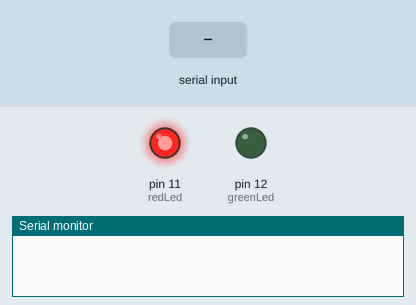
A sketch run on a simulated Arduino Uno, built with avr-gcc and run on an emulated ATmega328P. Shown: output pins drawn as LEDs (lit = HIGH), the last lines printed to the serial monitor. Inputs (shaded band) come from the test bench. Random numbers use the default seed unless the sketch sets one.

Above: at 1.2 s.
1.3 s: "R" received over Serial
At 3.5 s:
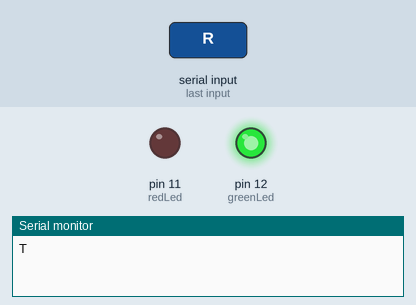
3.8 s: "G" received over Serial
At 4.6 s:
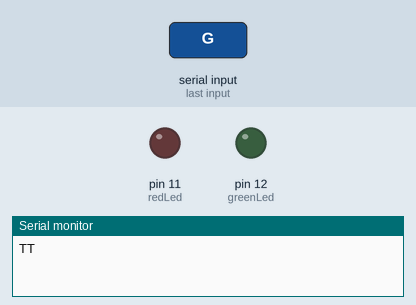
Timing chart, 0 to 6.8 s (numbered marks = the images above; inputs shaded):
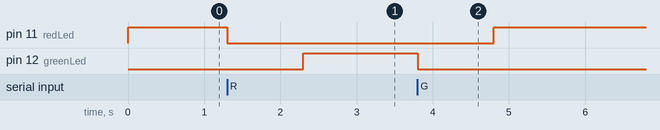

The sketch:

ops-program-4-henry-shi-game-receiver-v2.ino
```cpp
/*
 * OPS Project 4: Arduino Uno microcontroller serial comms
 * Transmitter and Receiver arduino
 * by Henry Shi
 *
 * Circuit 1 (receiver):
 * - RX connected to other Arduino TX
 * - TX connected to other Arduino RX
 * - GND connected to other Arduino GND
 * - pin 12 (D12) connected to LED in series with 1300 ohm resistor
 *
 * Circuit 2 (transmitter):
 * - RX connected to other Arduino TX
 * - TX connected to other Arduino RX
 * - GND connected to other Arduino GND
 *
 * Any Serial.print() and Serial.println() statements
 * in transmitter code will be executed by receiver
 */

// Define LED pins
#define redLed 11
#define greenLed 12

long randNum;               // random long number
char byteRead;              // character read from bufer
char currentLed;            // LED that is on
bool buttonPressed = false; // Is button pressed?
char isCorrect;             // Is correct button pressed? (T or F character)
int whileCounter = 0;       // counts the number of while loop iterations

void setup() {
  /* Set LED pin to output mode */
  pinMode(redLed, OUTPUT);
  pinMode(greenLed, OUTPUT);

  // Activate Serial protocol
  Serial.begin(9600);
  while(!Serial) {
    ; // null, waiting for serial port to connect
  }

  // Activate RNG
  randomSeed(analogRead(0));
}

/* code for receiver Arduino */
void loop() {
  randNum = random(2);
  // randomly turn on an LED
  if (randNum == 0) {
    digitalWrite(redLed, HIGH);
    currentLed = 'R';
  } else {
    digitalWrite(greenLed, HIGH);
    currentLed = 'G';
  }
  // loop while button is not pressed
  while (!buttonPressed) {
    // check if there's button press data available to read
    if (Serial.available() > 0) {
      // read the first byte from the receive buffer
      byteRead = Serial.read();

      // If the "red" button is pressed
      if (byteRead == 'R') {
//        Serial.println("red");
        ledOff();   // turn off LEDs
        buttonPressed = true;
        if (byteRead == currentLed) {
          isCorrect = 'T';
        } else {
          isCorrect = 'F';
        }
//        Serial.print("isCorrect: ");
//        Serial.println(isCorrect);
        // send out the "isCorrect" character
        Serial.write(isCorrect);
      }
      // If the "green" button is pressed
      else if (byteRead == 'G') {
//        Serial.println("green");
        ledOff();
        buttonPressed = true;
        if (byteRead == currentLed) { // if correct button is pressed
          isCorrect = 'T';
        } else {
          isCorrect = 'F';
        }
//        Serial.print("isCorrect: ");
//        Serial.println(isCorrect);
        // send out the "isCorrect" character
        Serial.write(isCorrect);
      }
    }
    else {
      //Serial.println("no data available to read");
    }
  }

  // reset variables
  buttonPressed = false;    // reset buttonPressed state
  isCorrect = '?';         // reset isCorrect boolean---------------------------------

  // wait 1 second before generating another random light
  delay(1000);
}
void ledOff() {
  digitalWrite(redLed, LOW);
  digitalWrite(greenLed, LOW);
}
```

Measured:
- after the input at 1.3 s, pin 11 (redLed): HIGH → LOW at once; pin 12 (greenLed): LOW → HIGH after 1.0 s
- after the input at 3.8 s, pin 11 (redLed): LOW → HIGH after 1.0 s; pin 12 (greenLed): HIGH → LOW at once
